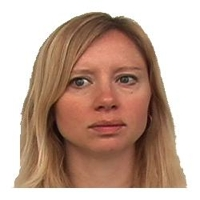
#> input picture 14 Matplotlib, OpenCV, & CNN/14_Codes/14_Codes/face.jpg, 200 x 200 px
$ python face_house.py
#> lines starting #> are read from the running program, lines starting #| are printed output that depends on the picture
import numpy as np,matplotlib.pyplot as plt
plt.close('all'); img=[]
img.append(plt.imread('face.jpg')) # for FFA
img.append(plt.imread('house.jpg')) # for PPA
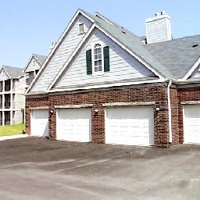
#> input picture 14 Matplotlib, OpenCV, & CNN/14_Codes/14_Codes/house.jpg, 200 x 200 px
k=np.arange(1,10,2)/10.0
for i in range(5):
  plt.subplot(1,5,i+1);plt.axis('off')
  hybrid=k[i]*img[0]+(1-k[i])*img[1]
  plt.imshow(hybrid/255.0)
#> this loop made 5 passes
#> pass 1, `hybrid=k[i]*img[0]+(1-k[i])*img[1]`:
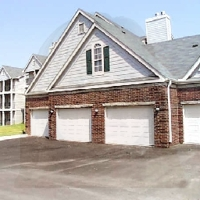
#> hybrid: shape (200, 200, 3) float64; mean of channels 0, 1, 2 176.1, 171.9, 171.3; drawn as R, G, B
#> pass 2, `hybrid=k[i]*img[0]+(1-k[i])*img[1]`:
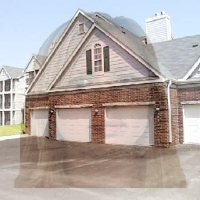
#> hybrid: shape (200, 200, 3) float64; mean of channels 0, 1, 2 179.9, 170.5, 166.8; drawn as R, G, B
#> pass 3, `hybrid=k[i]*img[0]+(1-k[i])*img[1]`:
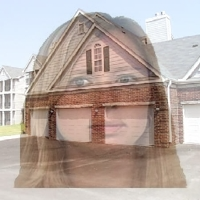
#> hybrid: shape (200, 200, 3) float64; mean of channels 0, 1, 2 183.7, 169.1, 162.3; drawn as R, G, B
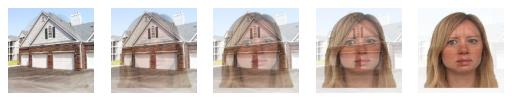
#> figure drawn by matplotlib, 5 panels
